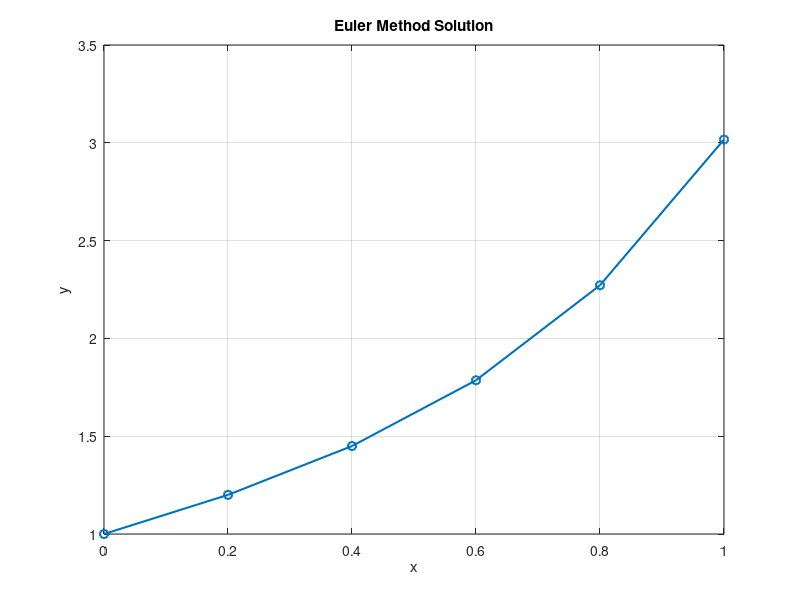

MATLAB code for this plot:
% Initial Value Problem: dy/dx = y * (1 + x^2), y(0) = 1
% Euler Method Implementation

% Parameters
f = @(x, y) y * (1 + x^2); % Differential equation
x0 = 0; % Initial x
y0 = 1; % Initial y
h = 0.2; % Step size
x_end = 1.0; % End of the interval

% Discretization
x = x0:h:x_end; % Generate x values
y = zeros(size(x)); % Preallocate y array
y(1) = y0; % Initial condition

% Euler method iterations
for i = 1:(length(x) - 1)
    y(i + 1) = y(i) + h * f(x(i), y(i)); % Euler formula
end

% Display results
disp('Results using Euler Method:');
disp('x values:');
disp(x');
disp('y values:');
disp(y');

% Plot the results
figure;
plot(x, y, '-o', 'LineWidth', 1.5);
title('Euler Method Solution');
xlabel('x');
ylabel('y');
grid on;
